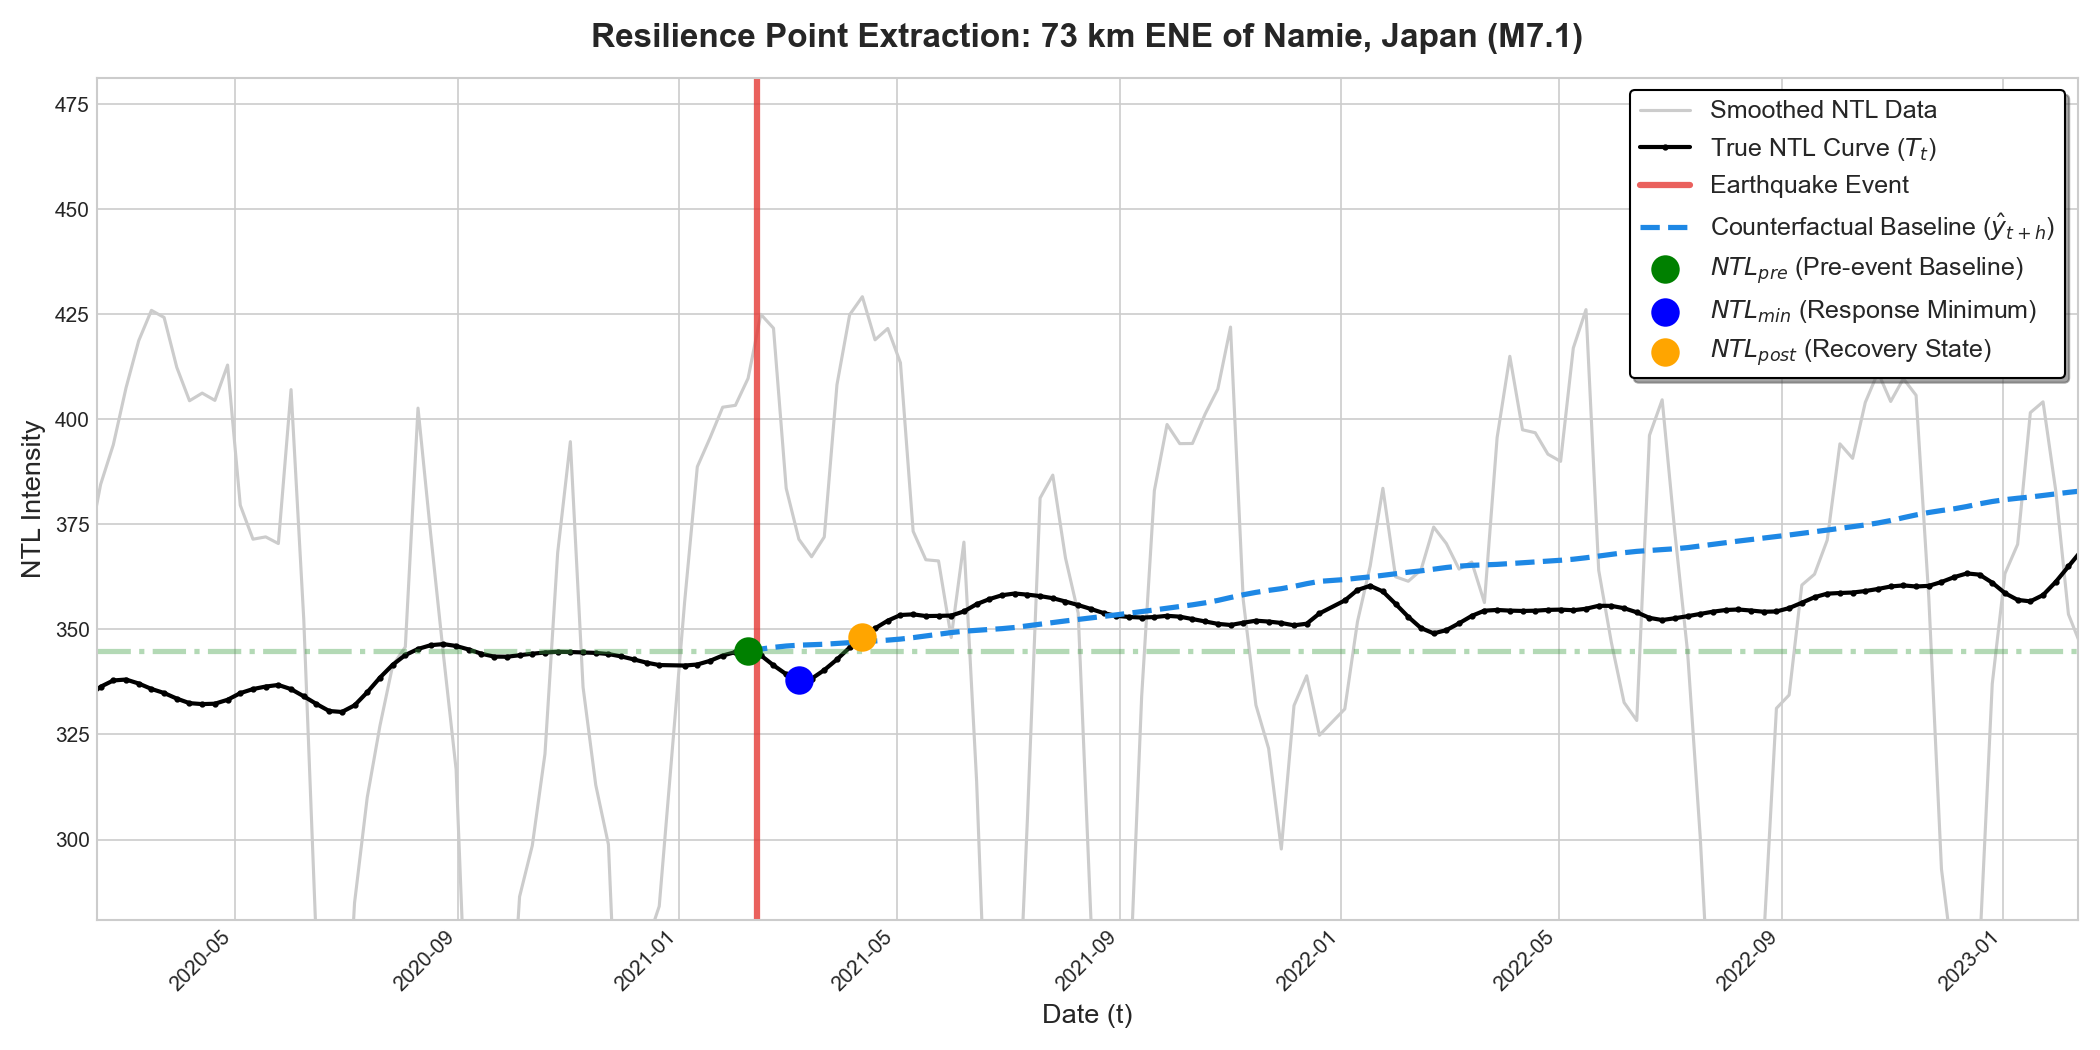

Write Python code to recreate this figure.
import pandas as pd
import matplotlib.pyplot as plt
import re
import os
import glob
import numpy as np
import warnings
from statsmodels.tsa.seasonal import seasonal_decompose
from statsmodels.tsa.holtwinters import ExponentialSmoothing

warnings.filterwarnings('ignore')
plt.style.use('seaborn-v0_8-whitegrid')


def ts_knn_impute(series, window_size=4, k=5, epsilon=1e-5):
    arr = series.values.copy()
    n = len(arr)
    out = arr.copy()
    valid_windows = []
    valid_centers = []
    for i in range(window_size, n - window_size):
        win = arr[i - window_size: i + window_size + 1]
        if not np.isnan(win).any():
            features = np.delete(win, window_size)
            valid_windows.append(features)
            valid_centers.append(win[window_size])

    valid_windows = np.array(valid_windows)
    valid_centers = np.array(valid_centers)

    for i in range(n):
        if np.isnan(arr[i]):
            if len(valid_windows) < k: continue
            target_win = []
            for j in range(i - window_size, i + window_size + 1):
                if j == i: continue
                if 0 <= j < n and not np.isnan(arr[j]):
                    target_win.append(arr[j])
                else:
                    target_win.append(np.nanmean(arr))
            target_win = np.array(target_win)
            distances = np.sqrt(np.sum((valid_windows - target_win) ** 2, axis=1))
            nearest_idx = np.argsort(distances)[:k]
            weights = 1 / (distances[nearest_idx] + epsilon)
            out[i] = np.sum(weights * valid_centers[nearest_idx]) / np.sum(weights)

    result_series = pd.Series(out, index=series.index)
    return result_series.interpolate(method='linear', limit_direction='both').bfill().ffill()


def process_and_plot_academic(row_data, output_filename):
    print(f"\nProcessing: {row_data.get('location_name', 'Unknown')}")

    # 1. 数据提取
    time_series_data = {}
    for col_name, value in row_data.items():
        match = re.match(r'NTL_(\d{4})_(\d{2})', col_name)
        if match:
            year, week_str = match.groups()
            if week_str == '00' or int(week_str) > 53: continue
            try:
                time_stamp = pd.to_datetime(f'{year}-{week_str}-1', format='%G-%V-%u')
            except ValueError:
                continue

            if pd.notna(value) and value > 0 and value != -999:
                time_series_data[time_stamp] = float(value)
            else:
                time_series_data[time_stamp] = np.nan

    s = pd.Series(time_series_data).sort_index()
    if len(s.dropna()) < 52: return False

    # 2. 预处理与平滑
    s_imputed = ts_knn_impute(s, window_size=4, k=5)
    s_rolling = s_imputed.rolling(window=4, center=True).mean().bfill().ffill()
    s_smoothed = s_rolling.ewm(alpha=0.7, adjust=False).mean()

    decomposition = seasonal_decompose(s_smoothed, model='additive', period=52)
    trend_component = decomposition.trend.interpolate(method='linear', limit_direction='both').bfill().ffill()

    # 3. 截取震前数据
    earthquake_date = pd.Timestamp(row_data['date'])
    pre_earthquake_trend = trend_component[trend_component.index < earthquake_date].dropna()
    post_earthquake_dates = trend_component[trend_component.index >= earthquake_date].index

    if pre_earthquake_trend.empty or len(post_earthquake_dates) == 0: return False

    # ---> NTL_{pre}: 震前基准
    date_pre = pre_earthquake_trend.index[-1]
    ntl_pre = pre_earthquake_trend.iloc[-1]

    # 4. Holt-Winters 预测 ---> \hat{y}_{t+h}
    train_values = np.clip(pre_earthquake_trend.values.astype(np.float64), 1e-4, None)
    forecast_series = None

    try:
        hw_model = ExponentialSmoothing(
            train_values,
            trend='add',
            seasonal='add',
            seasonal_periods=52,
            initialization_method='estimated'
        ).fit()
        forecast_vals = hw_model.forecast(steps=len(post_earthquake_dates))
        forecast_series = pd.Series(forecast_vals, index=post_earthquake_dates)
    except Exception as e:
        print(f"Holt-Winters failed: {e}")

    # 5. 特征点提取 ---> NTL_{min} 和 NTL_{post}

    # NTL_{min}: 震后 12 周内最低点
    post_window_12 = trend_component[(trend_component.index >= earthquake_date) &
                                     (trend_component.index <= earthquake_date + pd.Timedelta(weeks=12))]
    if post_window_12.empty: return False
    date_min = post_window_12.idxmin()
    ntl_min = post_window_12.min()

    # NTL_{post}: 预测曲线与真实曲线首次重合值
    date_post, ntl_post = None, None
    if forecast_series is not None:
        trend_after_min = trend_component[trend_component.index > date_min]
        forecast_after_min = forecast_series[forecast_series.index > date_min]

        diff = trend_after_min - forecast_after_min
        intersections = diff[diff >= 0]
        if not intersections.empty:
            date_post = intersections.index[0]
            ntl_post = trend_component.loc[date_post]

    if date_post is None:
        one_year_later = earthquake_date + pd.Timedelta(weeks=52)
        if one_year_later in trend_component.index:
            date_post = one_year_later
        else:
            post_trend = trend_component[trend_component.index >= earthquake_date]
            date_post = post_trend.index[np.argmin(np.abs(post_trend.index - one_year_later))]
        ntl_post = trend_component.loc[date_post]

    # ==========================================
    # 6. 绘图 (严格应用论文公式与符号)
    # ==========================================
    fig, ax = plt.subplots(1, 1, figsize=(14, 7), dpi=150)

    # [1] 原始 NTL 数据
    ax.plot(s_smoothed.index, s_smoothed.values, color='#cccccc', linewidth=1.5,
            label=r'Smoothed NTL Data')

    # [2] 真实 NTL 观测曲线 (T_t)
    ax.plot(trend_component.index, trend_component.values, color='black', marker='.', markersize=4, linewidth=2,
            label=r'True NTL Curve ($T_t$)')

    # [3] 地震发生时间
    ax.axvline(x=earthquake_date, color='#e53935', linestyle='-', linewidth=3, alpha=0.8,
               label=rf'Earthquake Event')

    # [4] 震前水平静态参考线 (可选)
    ax.axhline(y=ntl_pre, color='#43a047', linestyle='-.', linewidth=2.5, alpha=0.4)

    # [5] 反事实预测基准线 (\hat{y}_{t+h})
    if forecast_series is not None and not forecast_series.empty:
        concat_index = pre_earthquake_trend.index[-1:].append(forecast_series.index)
        concat_values = np.append(pre_earthquake_trend.values[-1], forecast_series.values)
        ax.plot(concat_index, concat_values, color='#1e88e5', linestyle='--', linewidth=2.5,
                label=r'Counterfactual Baseline ($\hat{y}_{t+h}$)')

    # [6] 三个核心状态点散点
    ax.scatter(date_pre, ntl_pre, color='green', s=160, zorder=10,
               label=r'$NTL_{pre}$ (Pre-event Baseline)')
    ax.scatter(date_min, ntl_min, color='blue', s=160, zorder=10,
               label=r'$NTL_{min}$ (Response Minimum)')
    ax.scatter(date_post, ntl_post, color='orange', s=160, zorder=10,
               label=r'$NTL_{post}$ (Recovery State)')

    # 视图范围调整
    start_date = earthquake_date - pd.DateOffset(weeks=52)
    end_date = earthquake_date + pd.DateOffset(weeks=104)
    ax.set_xlim(start_date, end_date)

    zoomed_data = trend_component[start_date:end_date]
    if not zoomed_data.empty:
        y_min = zoomed_data.min() * 0.85
        y_max = zoomed_data.max() * 1.15
        if forecast_series is not None:
            y_max = max(y_max, forecast_series.max() * 1.15)
        ax.set_ylim(y_min, y_max)

    # 标题与坐标轴
    ax.set_title(f"Resilience Point Extraction: {row_data.get('location_name')} (M{row_data.get('magnitude')})",
                 fontsize=16, fontweight='bold', pad=15)
    ax.set_xlabel('Date (t)', fontsize=13)
    ax.set_ylabel('NTL Intensity', fontsize=13)

    # 图例设置 (将渲染数学公式)
    ax.legend(fontsize=12, loc='best', frameon=True, shadow=True, edgecolor='black')

    fig.autofmt_xdate(rotation=45, ha='right')
    plt.tight_layout()

    plt.savefig(output_filename)
    print(f"Plot saved successfully: {output_filename}")
    plt.close()


if __name__ == "__main__":
    csv_dir = r"D:\虚拟c盘\大创项目\GEE_Uploads\EURm\M65"
    target_location = "73 km ENE of Namie, Japan"

    csv_files = glob.glob(os.path.join(csv_dir, "*.csv"))
    if not csv_files:
        print("No CSV files found.")
    else:
        df_all = pd.concat([pd.read_csv(f) for f in csv_files])
        row = df_all[df_all['location_name'] == target_location]

        if not row.empty:
            process_and_plot_academic(row.iloc[0], "statepoint.png")
        else:
            print("Target location not found.")
